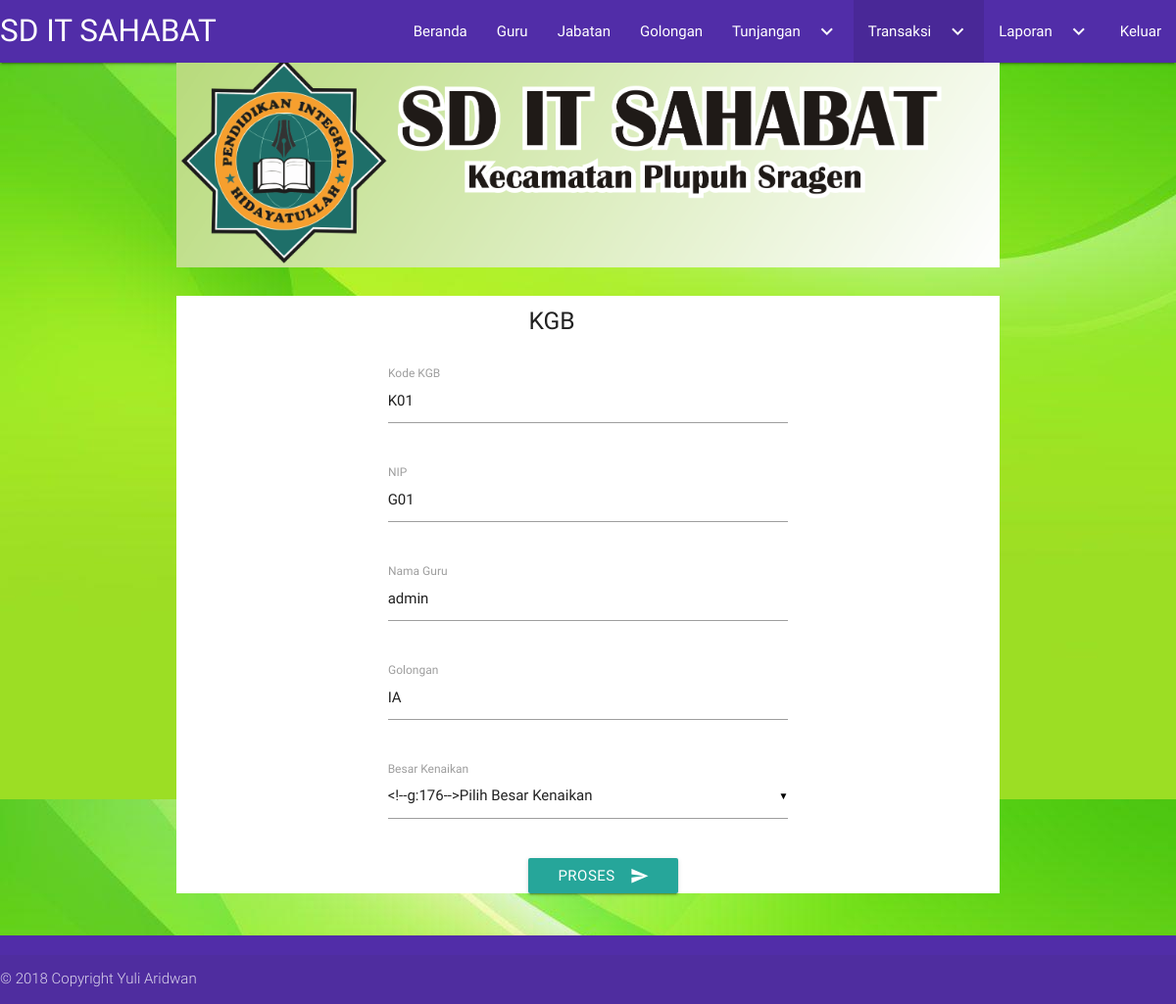
The app's page /admin/kgb.php?kode=G01 (signed in) with its own data.
### tables this page shows
CREATE TABLE `guru` (
  `Kd_guru` varchar(15) NOT NULL,
  `username` varchar(30) NOT NULL,
  `password` varchar(32) NOT NULL,
  `level` enum('admin','guru','pimpinan','') NOT NULL,
  `Nama` varchar(50) NOT NULL,
  `TempatLahir` varchar(20) NOT NULL,
  `TanggalLahir` date NOT NULL,
  `Alamat` varchar(100) NOT NULL,
  `JenisKelamin` enum('laki','perempuan','','') NOT NULL,
  `Handphone` varchar(13) NOT NULL,
  `JarakRumah` int(11) NOT NULL,
  `JumlahAnak` int(11) NOT NULL,
  `Tanggal_masuk` date NOT NULL,
  `Kd_jabatan` varchar(15) NOT NULL,
  `Kd_golongan` varchar(15) NOT NULL
);

### admin/kgb.php (the view, shortened to what this page needs)
<?php
  include '../koneksi.php';
  $n=$_GET['kode'];
  $sql = "SELECT * FROM guru WHERE Kd_guru='$n'";
  $query = $db->query($sql);
  $data = $query->fetch_array();
  $nip = $data['Kd_guru'];
  $nama = $data['Nama'];
  $golongan = $data['Kd_golongan'];
  $cari=mysqli_query($db,"SELECT MAX(Kd_kgb) FROM kgb");
      $data=mysqli_fetch_array($cari);
        if($data) {
          $nilaikode = substr($data[0], 1);
          $kode = (int) $nilaikode;
          $kode = $kode + 1;
          $kode_otomatis = "K".str_pad($kode, 2, "0", STR_PAD_LEFT);
        }
          else {
            $kode_otomatis = "K01";
          }
?>
<!DOCTYPE html>
<html>
<head>
      <link type="text/css" rel="stylesheet" href="../asset/css/materialize.min.css"  media="screen,projection"/>
</head>
<body background="../Gambar/Hijau.jpg">
    <nav>
      <div class="nav-wrapper  deep-purple darken-2">
        <a href="index.php" class="brand-logo">SD IT SAHABAT </a>
        <ul class="right hide-on-med-and-down">
          <li><a href="index.php">Beranda</a></li>
          <li><a href="tampil_guru.php">Guru</a></li>
          <li><a href="form_jabatan.php">Jabatan </a></li>
          <li><a href="form_golongan.php">Golongan</a></li>
          <li><a class="dropdown-button" href="#!" data-activates="dropdown1">Tunjangan<i class="material-icons right">keyboard_arrow_down</i></a></li>
          <li class="active"><a class="dropdown-button" href="#!" data-activates="dropdown2">Transaksi<i class="material-icons right">keyboard_arrow_down</i></a></li>
          <li><a class="dropdown-button" href="#!" data-activates="dropdown3">Laporan<i class="material-icons right">keyboard_arrow_down</i></a></li>
          <li><a href="../logout.php">Keluar </a></li>
        </ul>
      </div>
    </nav>
      <div class="container">
         <img class="responsive-img" src="../gambar/Logo.png">
      </div>
      <br>
    <div class="container white">
      <form action="proseskgb.php" method="POST">
        <div class="row">
          <div class="col s5 offset-s5">
            <h5> KGB </h5>
        </div>
        </div>
        <div class="row">
            <div class="input-field col s6 offset-s3">
              <input readonly value="<?php echo $kode_otomatis ?>" name="kode" id="kode_kgb" type="text" class="validate">
              <label for="kode_kgb">Kode KGB </label>
            </div>
        </div>
        <div class="row">
          <div class="input-field col s6 offset-s3">
              <input readonly value="<?php echo $nip ?>" name="nip" id="nip" type="text" class="validate">
              <label>NIP</label>
          </div>
        </div>
        <div class="row">
          <div class="input-field col s6 offset-s3">
              <input readonly value="<?php echo $nama ?>" name="nama" id="nama" type="text" class="validate">
              <label>Nama Guru</label>
          </div>
        </div>
        <div class="row">
          <div class="input-field col s6 offset-s3">
              <input readonly value="<?php echo $golongan ?>" name="kdgolongan" id="golongan" type="text" class="validate">
              <label>Golongan</label>
          </div>
        </div>
        <div class="row">
          <div class="input-field col s6 offset-s3">
              <?php
                  echo '<select name="kdkenaikankgb">';
              ?>
              <label>Besar Kenaikan</label>
            </div>
        </div>
        <div class="row">
          <div class="col s6 offset-s5">
            <button class="btn waves-effect waves-light center" type="submit" name="simpan">Proses<i class="material-icons right">send</i>
             </button>
          </div>
        </div>
        </div>
      <br>
      <footer class="page-footer  deep-purple darken-2">
          <div class="footer-copyright">
            <div>
            © 2018 Copyright Yuli Aridwan
            </div>
          </div>
        </footer>
</body>
</html>

### records on screen
guru: nip "G01", nama "admin", kdgolongan "IA"
